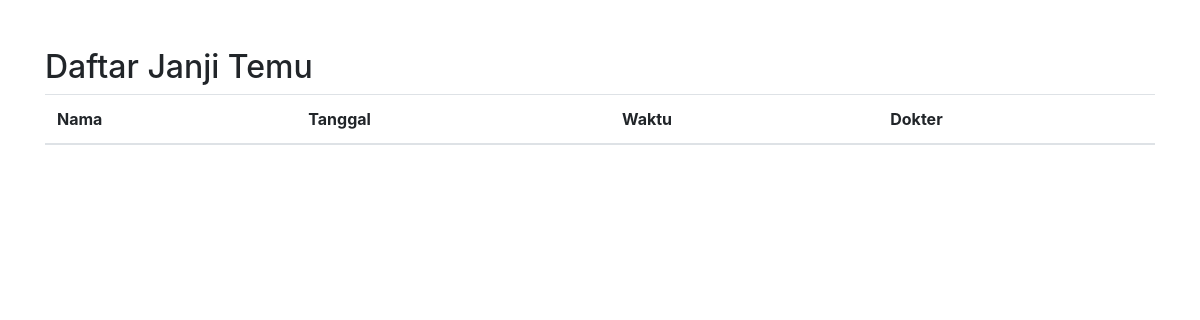
The app's page /reservasi/daftar_janji_temu.php, older data.
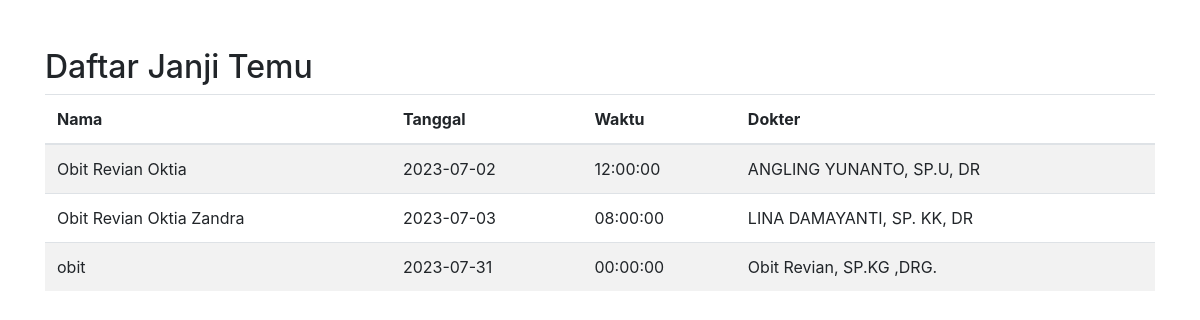
The same page, newer data.
### tables this page shows
CREATE TABLE `janji_temu` (
  `id` int(11) NOT NULL,
  `nama` varchar(100) NOT NULL,
  `usia` int(11) NOT NULL,
  `gender` varchar(10) NOT NULL,
  `alamat` varchar(100) NOT NULL,
  `dokter` varchar(100) NOT NULL,
  `tanggal` date NOT NULL,
  `waktu` time NOT NULL
);

### reservasi/daftar_janji_temu.php (the view, shortened to what this page needs)
<?php
require_once('../koneksi.php');
$query = "SELECT * FROM janji_temu";
$result = mysqli_query($conn, $query);
?>
<!DOCTYPE html>
<html>
<head>
    <link rel="stylesheet" href="https://maxcdn.bootstrapcdn.com/bootstrap/4.0.0/css/bootstrap.min.css">
</head>
<body>
    <div class="container mt-5">
        <h2>Daftar Janji Temu</h2>
        <table class="table table-striped">
            <thead>
                <tr>
                    <th>Nama</th>
                    <th>Tanggal</th>
                    <th>Waktu</th>
                    <th>Dokter</th>
                </tr>
            </thead>
            <tbody>
                <?php
                while($row = mysqli_fetch_assoc($result)){
                    echo "<tr>";
                    echo "<td>".$row['nama']."</td>";
                    echo "<td>".$row['tanggal']."</td>";
                    echo "<td>".$row['waktu']."</td>";
                    echo "<td>".$row['dokter']."</td>";
                    echo "</tr>";
                }
                ?>
            </tbody>
        </table>
    </div>
</body>
</html>

### reservasi/daftar_janji_temu.php (style rules this page uses)
body { background: url('https://img.freepik.com/free-vector/hand-painted-watercolor-pastel-sky-background_23-2148902771.jpg'); }

Row changes from the older to the newer data that the page shows:
added janji_temu: nama "Obit Revian Oktia", tanggal "2023-07-02", waktu "12:00:00", dokter "ANGLING YUNANTO, SP.U, DR"
added janji_temu: nama "Obit Revian Oktia Zandra", tanggal "2023-07-03", waktu "08:00:00", dokter "LINA DAMAYANTI, SP. KK, DR"
added janji_temu: nama "obit", tanggal "2023-07-31", waktu "00:00:00", dokter "Obit Revian, SP.KG ,DRG."
